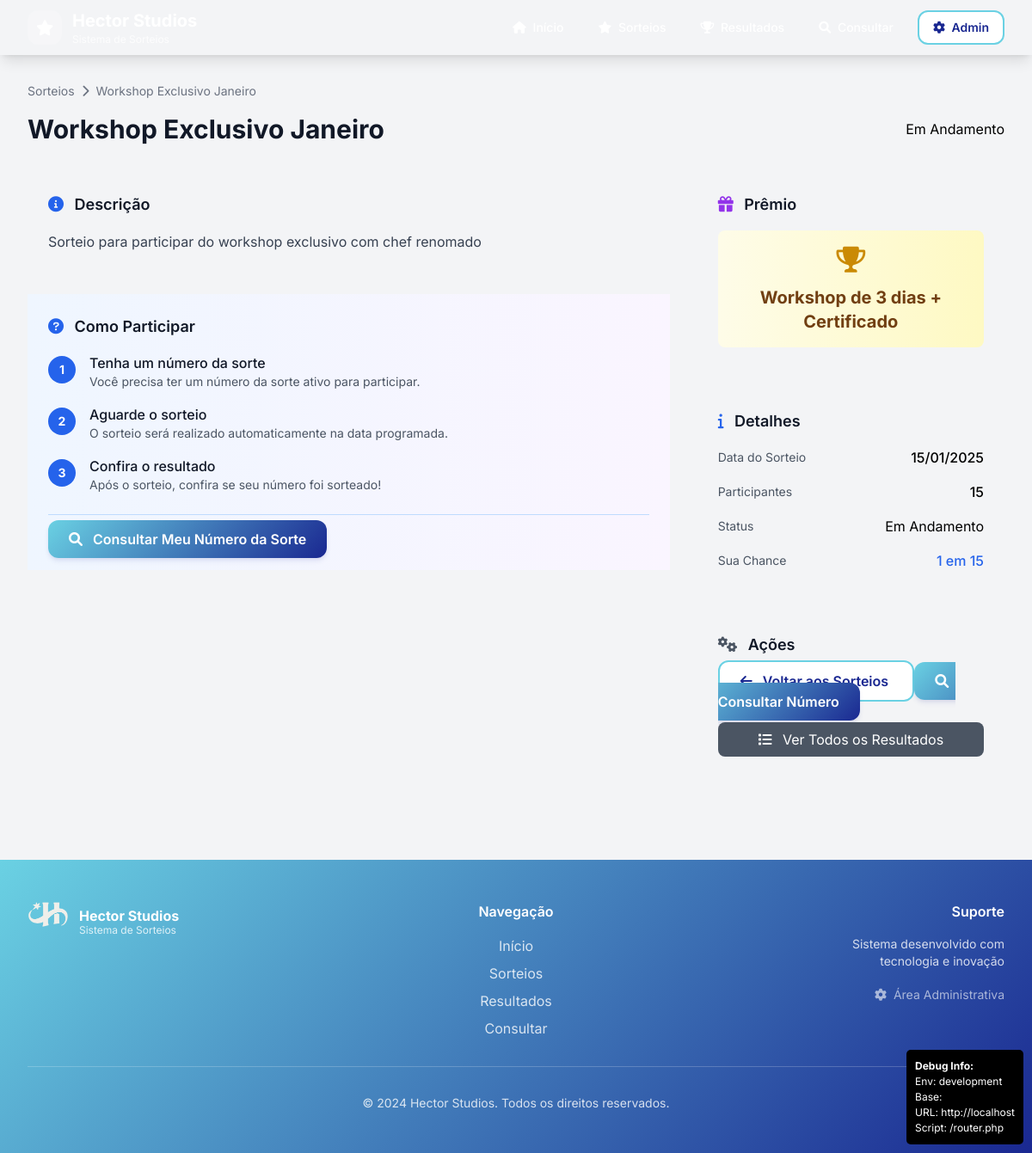
/sorteios/2, run on the app's committed database.
### tables this page shows
CREATE TABLE IF NOT EXISTS sorteios (
  id                 BIGINT AUTO_INCREMENT PRIMARY KEY,
  titulo             VARCHAR(255) NOT NULL,
  descricao          TEXT,
  data_sorteio       DATE NOT NULL,
  premio             TEXT,
  status             ENUM('agendado', 'realizado', 'cancelado') DEFAULT 'agendado',
  numero_sorteado    INT,
  vencedor_id        BIGINT,
  total_participantes INT DEFAULT 0,
  criado_por         BIGINT,  
  created_at         TIMESTAMP NOT NULL DEFAULT CURRENT_TIMESTAMP,
  updated_at         TIMESTAMP NOT NULL DEFAULT CURRENT_TIMESTAMP ON UPDATE CURRENT_TIMESTAMP,
  FOREIGN KEY (vencedor_id) REFERENCES participantes(id) ON DELETE SET NULL,
  FOREIGN KEY (criado_por) REFERENCES usuarios(id) ON DELETE SET NULL
);

### controllers/PublicController.php (called while the page is built, shortened)
<?php
require_once 'BaseController.php';
class PublicController extends BaseController {
    public function sorteio($id) {
        $sorteio = $this->getSorteioPublico($id);
        $data = [
            'titulo' => $sorteio['titulo'],
            'sorteio' => $sorteio
        ];
        $this->view('sorteio', $data);
    }
    private function getSorteioPublico($id) {
        try {
            $stmt = $this->db->query(
                "SELECT s.*, p.nome as vencedor_nome
                 FROM sorteios s
                 LEFT JOIN participantes p ON s.vencedor_id = p.id
                 WHERE s.id = ? AND s.status IN ('agendado', 'realizado')",
                [$id]
            );
            return $stmt->fetch();
        } catch (Exception $e) {
            return null;
        }
    }
}
?>

### config/database.php (called while the page is built, shortened)
<?php
class Database {
    private static $instance = null;
    private $connection;
    private function __construct() {
        try {
            $dsn = sprintf(
                "mysql:host=%s;port=%s;dbname=%s;charset=utf8mb4",
                $_ENV['DB_HOST'],
                $_ENV['DB_PORT'],
                $_ENV['DB_NAME']
            );
            $this->connection = new PDO($dsn, $_ENV['DB_USER'], $_ENV['DB_PASSWORD'], [
                PDO::ATTR_ERRMODE => PDO::ERRMODE_EXCEPTION,
                PDO::ATTR_DEFAULT_FETCH_MODE => PDO::FETCH_ASSOC,
                PDO::ATTR_EMULATE_PREPARES => false
            ]);
            $this->connection->exec("SET NAMES utf8mb4 COLLATE utf8mb4_unicode_ci");
        } catch (PDOException $e) {
            $errorMsg = "Erro de conexão com o banco MySQL: " . $e->getMessage();
            error_log($errorMsg);
            if (($_ENV['APP_ENV'] ?? 'production') === 'development') {
                $errorMsg .= "\n\nVerifique:\n";
                $errorMsg .= "1. Se o MySQL está rodando\n";
                $errorMsg .= "2. Se o banco '{$_ENV['DB_NAME']}' existe\n";
                $errorMsg .= "3. Se as credenciais estão corretas no arquivo .env\n";
                $errorMsg .= "4. Se a extensão PDO_MYSQL está instalada\n";
            }
            throw new Exception($errorMsg);
        }
    }
    public static function getInstance() {
        if (self::$instance === null) {
            self::$instance = new self();
        }
        return self::$instance;
    }
    public function query($sql, $params = []) {
        try {
            $stmt = $this->connection->prepare($sql);
            $stmt->execute($params);
            return $stmt;
        } catch (PDOException $e) {
            error_log("Database Error: " . $e->getMessage());
            throw $e;
        }
    }
}
function getDB() {
    return Database::getInstance();
}
?>

### views/sorteio.php (the view, shortened to what this page needs)
<div class="mb-8">
    <div class="flex items-center text-sm text-gray-500 mb-4">
        <a href="<?= makeUrl('/sorteios') ?>" class="hover:text-blue-600">Sorteios</a>
        <i class="fas fa-chevron-right mx-2"></i>
        <span><?= htmlspecialchars($sorteio['titulo']) ?></span>
    </div>
    <div class="flex items-center justify-between">
        <h1 class="text-3xl font-bold text-gray-900">
            <?= htmlspecialchars($sorteio['titulo']) ?>
        </h1>
        <span class="badge-hector <?= $sorteio['status'] === 'agendado' ? 'badge-success' : 'badge-info' ?>">
            <?= $sorteio['status'] === 'agendado' ? 'Em Andamento' : 'Finalizado' ?>
        </span>
    </div>
</div>
<div class="grid grid-cols-1 lg:grid-cols-3 gap-8">
    <div class="lg:col-span-2 space-y-6">
        <?php if ($sorteio['descricao']): ?>
            <div class="card-hector p-6">
                <h3 class="text-lg font-semibold text-gray-900 mb-4">
                    <i class="fas fa-info-circle mr-2 text-blue-600"></i>
                    Descrição
                </h3>
                <p class="text-gray-700 leading-relaxed">
                    <?= nl2br(htmlspecialchars($sorteio['descricao'])) ?>
                </p>
            </div>
        <?php endif; ?>
        <?php if ($sorteio['status'] === 'agendado'): ?>
            <div class="card-hector p-6 bg-gradient-to-r from-blue-50 to-purple-50">
                <h3 class="text-lg font-semibold text-gray-900 mb-4">
                    <i class="fas fa-question-circle mr-2 text-blue-600"></i>
                    Como Participar
                </h3>
                <div class="space-y-4">
                    <div class="flex items-start">
                        <div class="w-8 h-8 bg-blue-600 rounded-full flex items-center justify-center mr-4 mt-1">
                            <span class="text-white font-bold text-sm">1</span>
                        </div>
                        <div>
                            <h4 class="font-medium text-gray-900">Tenha um número da sorte</h4>
                            <p class="text-sm text-gray-600">Você precisa ter um número da sorte ativo para participar.</p>
                        </div>
                    </div>
                    <div class="flex items-start">
                        <div class="w-8 h-8 bg-blue-600 rounded-full flex items-center justify-center mr-4 mt-1">
                            <span class="text-white font-bold text-sm">2</span>
                        </div>
                        <div>
                            <h4 class="font-medium text-gray-900">Aguarde o sorteio</h4>
                            <p class="text-sm text-gray-600">O sorteio será realizado automaticamente na data programada.</p>
                        </div>
                    </div>
                    <div class="flex items-start">
                        <div class="w-8 h-8 bg-blue-600 rounded-full flex items-center justify-center mr-4 mt-1">
                            <span class="text-white font-bold text-sm">3</span>
                        </div>
                        <div>
                            <h4 class="font-medium text-gray-900">Confira o resultado</h4>
                            <p class="text-sm text-gray-600">Após o sorteio, confira se seu número foi sorteado!</p>
                        </div>
                    </div>
                </div>
                <div class="mt-6 pt-4 border-t border-blue-200">
                    <a href="<?= makeUrl('/consultar') ?>" class="btn-hector-primary w-full">
                        <i class="fas fa-search mr-2"></i>
                        Consultar Meu Número da Sorte
                    </a>
                </div>
            </div>
        <?php endif; ?>
    </div>
    <div class="space-y-6">
        <div class="card-hector p-6">
            <h3 class="text-lg font-semibold text-gray-900 mb-4">
                <i class="fas fa-gift mr-2 text-purple-600"></i>
                Prêmio
            </h3>
            <div class="bg-gradient-to-r from-yellow-50 to-yellow-100 rounded-lg p-4 text-center">
                <i class="fas fa-trophy text-yellow-600 text-3xl mb-3"></i>
                <p class="text-xl font-bold text-yellow-900">
                    <?= htmlspecialchars($sorteio['premio']) ?>
                </p>
            </div>
        </div>
        <div class="card-hector p-6">
            <h3 class="text-lg font-semibold text-gray-900 mb-4">
                <i class="fas fa-info mr-2 text-blue-600"></i>
                Detalhes
            </h3>
            <div class="space-y-4">
                <div class="flex items-center justify-between">
                    <span class="text-sm text-gray-600">Data do Sorteio</span>
                    <span class="font-medium">
                        <?= date('d/m/Y', strtotime($sorteio['data_sorteio'])) ?>
                    </span>
                </div>
                <div class="flex items-center justify-between">
                    <span class="text-sm text-gray-600">Participantes</span>
                    <span class="font-medium">
                        <?= number_format($sorteio['total_participantes']) ?>
                    </span>
                </div>
                <div class="flex items-center justify-between">
                    <span class="text-sm text-gray-600">Status</span>
                    <span class="badge-hector <?= $sorteio['status'] === 'agendado' ? 'badge-success' : 'badge-info' ?>">
                        <?= $sorteio['status'] === 'agendado' ? 'Em Andamento' : 'Finalizado' ?>
                    </span>
                </div>
                <?php if ($sorteio['status'] === 'agendado'): ?>
                    <div class="flex items-center justify-between">
                        <span class="text-sm text-gray-600">Sua Chance</span>
                        <span class="font-medium text-blue-600">
                            1 em <?= number_format($sorteio['total_participantes']) ?>
                        </span>
                    </div>
                <?php endif; ?>
            </div>
        </div>
        <div class="card-hector p-6">
            <h3 class="text-lg font-semibold text-gray-900 mb-4">
                <i class="fas fa-cogs mr-2 text-gray-600"></i>
                Ações
            </h3>
            <div class="space-y-3">
                <a href="<?= makeUrl('/sorteios') ?>" class="btn-hector-secondary w-full">
                    <i class="fas fa-arrow-left mr-2"></i>
                    Voltar aos Sorteios
                </a>
                <a href="<?= makeUrl('/consultar') ?>" class="btn-hector-primary w-full">
                    <i class="fas fa-search mr-2"></i>
                    Consultar Número
                </a>
                <a href="<?= makeUrl('/resultados') ?>" class="bg-gray-600 hover:bg-gray-700 text-white px-4 py-2 rounded-lg w-full text-center inline-block">
                    <i class="fas fa-list mr-2"></i>
                    Ver Todos os Resultados
                </a>
            </div>
        </div>
    </div>
</div>

### assets/css/hector-theme.css (style rules this page uses)
:root { --papel: #EFEFEA; --celeste: #6AD1E3; --blu: #1A2891; --pink: #E451F5; --crepusculo: linear-gradient(135deg, #6AD1E3 0%, #1A2891 100%); --ceu: #1A2891; --blu-light: #2640E5; --blu-dark: #0D1654; --celeste-light: #8DDBE8; --celeste-dark: #4FB8CC; --pink-light: #F087F7; --pink-dark: #C63DE1; --gray-50: #FAFAF9; --gray-100: #F5F5F0; --gray-200: #E5E5E0; --gray-300: #D4D4CE; --gray-400: #A8A8A0; --gray-500: #737369; --gray-600: #525248; --gray-700: #3A3A33; --gray-800: #262622; --gray-900: #1A1A17; --shadow-sm: 0 1px 2px 0 rgba(26, 40, 145, 0.05); --shadow: 0 1px 3px 0 rgba(26, 40, 145, 0.1), 0 1px 2px 0 rgba(26, 40, 145, 0.06); --shadow-md: 0 4px 6px -1px rgba(26, 40, 145, 0.1), 0 2px 4px -1px rgba(26, 40, 145, 0.06); --shadow-lg: 0 10px 15px -3px rgba(26, 40, 145, 0.1), 0 4px 6px -2px rgba(26, 40, 145, 0.05); --shadow-xl: 0 20px 25px -5px rgba(26, 40, 145, 0.1), 0 10px 10px -5px rgba(26, 40, 145, 0.04); --transition: all 0.3s cubic-bezier(0.4, 0, 0.2, 1); }
body { background-color: var(--papel); font-family: 'Inter', -apple-system, BlinkMacSystemFont, 'Segoe UI', Roboto, sans-serif; }
.btn-hector-primary { background: var(--crepusculo); color: white; padding: 12px 24px; border-radius: 12px; border: none; font-weight: 600; transition: var(--transition); box-shadow: var(--shadow-md); }
.btn-hector-secondary { background: white; color: var(--blu); padding: 12px 24px; border-radius: 12px; border: 2px solid var(--celeste); font-weight: 600; transition: var(--transition); }

### data on the page
sorteios: titulo "Workshop Exclusivo Janeiro", descricao "Sorteio para participar do workshop exclusivo com chef renomado", premio "Workshop de 3 dias + Certificado", data_sorteio "15/01/2025", total_participantes "15"

### other printed values
$config['environment'] "development"
$config['full_base_url'] "http://localhost"
$_SERVER['SCRIPT_NAME'] "/router.php"
